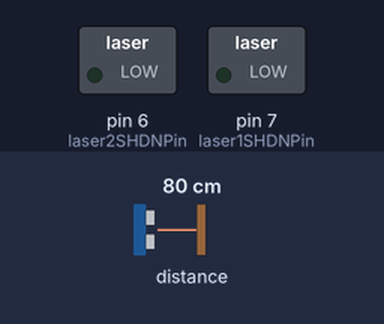
The sketch below on a simulated Arduino Uno, built with avr-gcc and run on an emulated ATmega328P. Parts: switched loads named in the sketch (green lamp = pin HIGH). Dashed ring = blinking. Inputs (shaded band) come from the test bench; at power-on: distance to the obstacle 80 cm. What the sketch prints to the serial monitor is not drawn.

Above: at 0.3 s.
Timing chart, 0 to 3.0 s (numbered marks = the images above):
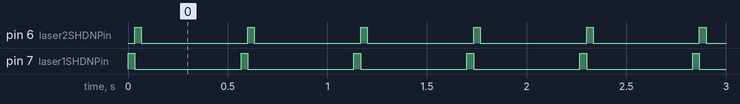

The sketch:

Sketch_Arduino_LaserTest_Multi.ino
```cpp
// inspiration from site: http://arduino.stackexchange.com/questions/25050/multiple-vl6180x-distance-sensors-interactive-problem

/* Multiple laser procedure:
 *  1. Wire SHDN (SHutDowN) pins.
 *  2. Disable ALL lasers. (write SHDN pin > LOW)
 *  3. Enable 1 laser. (write SHDN pin > HIGH & call laser.begin())
 *  4. Read value.
 */
/* Note:
 *  For Arduino Uno, SDA = A5 & SCL = A4
 *      for other boards, see: https://www.arduino.cc/en/Reference/Wire
 */

#include "Adafruit_VL6180X.h"

Adafruit_VL6180X lasers;
  byte laser1SHDNPin = 7; // SHutDowN pin
  byte laser2SHDNPin = 6;
//  byte laser3SHDNPin = 3;

void setup() {
  pinMode(laser1SHDNPin, OUTPUT);
  pinMode(laser2SHDNPin, OUTPUT);
//  pinMode(laser3SHDNPin, OUTPUT);
  digitalWrite(laser1SHDNPin, LOW); // Disable laser1
  digitalWrite(laser2SHDNPin, LOW); // Disable laser2
//  digitalWrite(laser3SHDNPin, HIGH); // Disable laser

  Serial.begin(9600);
  Wire.begin(); // Should only be called once
}

void loop() {
  // Enable laser 1
  digitalWrite(laser1SHDNPin, HIGH); // enabling laser1
//  delay(1); // Needed on PCDuino
  // Print laser 1 value
  Serial.print("laser1: ");
  lasers.begin();
  Serial.print(lasers.readRange());
  digitalWrite(laser1SHDNPin, LOW);  // Disable laser1 before...

  // Enable laser 2
  digitalWrite(laser2SHDNPin, HIGH); // enabling laser2
//  delay(1); // Needed on PCDuino
  // Print laser 2 value
  Serial.print("\t\tlaser2: ");
  lasers.begin();
  Serial.println(lasers.readRange());
  digitalWrite(laser2SHDNPin, LOW);  // Disable laser2 when done with it
  delay(500);
}
```

Measured:
- by itself, pin 6 (laser2SHDNPin), pin 7 (laser1SHDNPin): alternates HIGH for 0.03 s and LOW for 0.53 s
